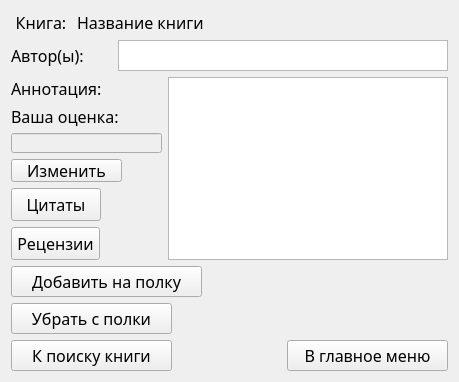
<?xml version="1.0" encoding="UTF-8"?>
<ui version="4.0">
 <class>Book</class>
 <widget class="QWidget" name="Book">
  <property name="geometry">
   <rect>
    <x>0</x>
    <y>0</y>
    <width>459</width>
    <height>382</height>
   </rect>
  </property>
  <property name="windowTitle">
   <string>Form</string>
  </property>
  <layout class="QGridLayout" name="gridLayout">
   <item row="0" column="0">
    <layout class="QVBoxLayout" name="verticalLayout_3">
     <item>
      <layout class="QHBoxLayout" name="horizontalLayout">
       <item>
        <widget class="QLabel" name="label">
         <property name="font">
          <font>
           <family>Segoe Script</family>
           <pointsize>12</pointsize>
          </font>
         </property>
         <property name="text">
          <string>Книга:</string>
         </property>
         <property name="alignment">
          <set>Qt::AlignCenter</set>
         </property>
        </widget>
       </item>
       <item>
        <widget class="QLabel" name="book_name">
         <property name="minimumSize">
          <size>
           <width>371</width>
           <height>20</height>
          </size>
         </property>
         <property name="font">
          <font>
           <family>Segoe Script</family>
           <pointsize>12</pointsize>
          </font>
         </property>
         <property name="text">
          <string>Название книги</string>
         </property>
        </widget>
       </item>
      </layout>
     </item>
     <item>
      <layout class="QHBoxLayout" name="horizontalLayout_2">
       <item>
        <widget class="QLabel" name="label_2">
         <property name="minimumSize">
          <size>
           <width>101</width>
           <height>21</height>
          </size>
         </property>
         <property name="maximumSize">
          <size>
           <width>16777215</width>
           <height>21</height>
          </size>
         </property>
         <property name="font">
          <font>
           <family>Segoe Script</family>
           <pointsize>12</pointsize>
          </font>
         </property>
         <property name="text">
          <string>Автор(ы):</string>
         </property>
        </widget>
       </item>
       <item>
        <widget class="QTextBrowser" name="Authors">
         <property name="enabled">
          <bool>true</bool>
         </property>
         <property name="minimumSize">
          <size>
           <width>321</width>
           <height>31</height>
          </size>
         </property>
         <property name="maximumSize">
          <size>
           <width>16777215</width>
           <height>31</height>
          </size>
         </property>
         <property name="font">
          <font>
           <family>Segoe Script</family>
          </font>
         </property>
         <property name="html">
          <string>&lt;!DOCTYPE HTML PUBLIC &quot;-//W3C//DTD HTML 4.0//EN&quot; &quot;http://www.w3.org/TR/REC-html40/strict.dtd&quot;&gt;
&lt;html&gt;&lt;head&gt;&lt;meta name=&quot;qrichtext&quot; content=&quot;1&quot; /&gt;&lt;style type=&quot;text/css&quot;&gt;
p, li { white-space: pre-wrap; }
&lt;/style&gt;&lt;/head&gt;&lt;body style=&quot; font-family:'Segoe Script'; font-size:8.25pt; font-weight:400; font-style:normal;&quot;&gt;
&lt;p style=&quot;-qt-paragraph-type:empty; margin-top:0px; margin-bottom:0px; margin-left:0px; margin-right:0px; -qt-block-indent:0; text-indent:0px; font-family:'MS Shell Dlg 2';&quot;&gt;&lt;br /&gt;&lt;/p&gt;&lt;/body&gt;&lt;/html&gt;</string>
         </property>
        </widget>
       </item>
      </layout>
     </item>
     <item>
      <layout class="QHBoxLayout" name="horizontalLayout_4">
       <item>
        <layout class="QVBoxLayout" name="verticalLayout_2">
         <item>
          <widget class="QLabel" name="label_3">
           <property name="minimumSize">
            <size>
             <width>121</width>
             <height>16</height>
            </size>
           </property>
           <property name="font">
            <font>
             <family>Segoe Script</family>
             <pointsize>12</pointsize>
            </font>
           </property>
           <property name="text">
            <string>Аннотация:</string>
           </property>
          </widget>
         </item>
         <item>
          <widget class="QLabel" name="label_4">
           <property name="minimumSize">
            <size>
             <width>131</width>
             <height>16</height>
            </size>
           </property>
           <property name="font">
            <font>
             <family>Segoe Script</family>
             <pointsize>12</pointsize>
            </font>
           </property>
           <property name="text">
            <string>Ваша оценка:</string>
           </property>
          </widget>
         </item>
         <item>
          <widget class="QLineEdit" name="EstimateLine">
           <property name="enabled">
            <bool>false</bool>
           </property>
           <property name="minimumSize">
            <size>
             <width>151</width>
             <height>20</height>
            </size>
           </property>
           <property name="maximumSize">
            <size>
             <width>151</width>
             <height>20</height>
            </size>
           </property>
           <property name="font">
            <font>
             <family>Segoe Script</family>
             <pointsize>12</pointsize>
            </font>
           </property>
          </widget>
         </item>
         <item>
          <widget class="QPushButton" name="Chenge_Estimate">
           <property name="minimumSize">
            <size>
             <width>111</width>
             <height>23</height>
            </size>
           </property>
           <property name="maximumSize">
            <size>
             <width>111</width>
             <height>23</height>
            </size>
           </property>
           <property name="font">
            <font>
             <family>Segoe Script</family>
             <pointsize>12</pointsize>
            </font>
           </property>
           <property name="text">
            <string>Изменить</string>
           </property>
          </widget>
         </item>
         <item>
          <widget class="QPushButton" name="Quotations">
           <property name="enabled">
            <bool>true</bool>
           </property>
           <property name="minimumSize">
            <size>
             <width>90</width>
             <height>33</height>
            </size>
           </property>
           <property name="maximumSize">
            <size>
             <width>90</width>
             <height>33</height>
            </size>
           </property>
           <property name="font">
            <font>
             <family>Segoe Script</family>
             <pointsize>12</pointsize>
             <weight>50</weight>
             <italic>false</italic>
             <bold>false</bold>
             <underline>false</underline>
             <strikeout>false</strikeout>
             <kerning>true</kerning>
            </font>
           </property>
           <property name="text">
            <string>Цитаты</string>
           </property>
          </widget>
         </item>
         <item>
          <widget class="QPushButton" name="pushButton">
           <property name="minimumSize">
            <size>
             <width>89</width>
             <height>33</height>
            </size>
           </property>
           <property name="maximumSize">
            <size>
             <width>89</width>
             <height>33</height>
            </size>
           </property>
           <property name="font">
            <font>
             <family>Segoe Script</family>
             <pointsize>12</pointsize>
            </font>
           </property>
           <property name="text">
            <string>Рецензии</string>
           </property>
          </widget>
         </item>
        </layout>
       </item>
       <item>
        <widget class="QTextBrowser" name="Annotation">
         <property name="enabled">
          <bool>true</bool>
         </property>
        </widget>
       </item>
      </layout>
     </item>
     <item>
      <layout class="QVBoxLayout" name="verticalLayout">
       <item>
        <widget class="QPushButton" name="Add_my_book">
         <property name="minimumSize">
          <size>
           <width>191</width>
           <height>31</height>
          </size>
         </property>
         <property name="maximumSize">
          <size>
           <width>191</width>
           <height>31</height>
          </size>
         </property>
         <property name="font">
          <font>
           <family>Segoe Script</family>
           <pointsize>12</pointsize>
          </font>
         </property>
         <property name="text">
          <string>Добавить на полку</string>
         </property>
        </widget>
       </item>
       <item>
        <widget class="QPushButton" name="Del_my_book">
         <property name="minimumSize">
          <size>
           <width>161</width>
           <height>31</height>
          </size>
         </property>
         <property name="maximumSize">
          <size>
           <width>161</width>
           <height>31</height>
          </size>
         </property>
         <property name="font">
          <font>
           <family>Segoe Script</family>
           <pointsize>12</pointsize>
          </font>
         </property>
         <property name="text">
          <string>Убрать с полки</string>
         </property>
        </widget>
       </item>
       <item>
        <layout class="QHBoxLayout" name="horizontalLayout_3">
         <item>
          <widget class="QPushButton" name="back">
           <property name="minimumSize">
            <size>
             <width>161</width>
             <height>31</height>
            </size>
           </property>
           <property name="maximumSize">
            <size>
             <width>161</width>
             <height>31</height>
            </size>
           </property>
           <property name="font">
            <font>
             <family>Segoe Script</family>
             <pointsize>12</pointsize>
            </font>
           </property>
           <property name="text">
            <string>К поиску книги</string>
           </property>
          </widget>
         </item>
         <item>
          <spacer name="horizontalSpacer">
           <property name="orientation">
            <enum>Qt::Horizontal</enum>
           </property>
           <property name="sizeHint" stdset="0">
            <size>
             <width>40</width>
             <height>20</height>
            </size>
           </property>
          </spacer>
         </item>
         <item>
          <widget class="QPushButton" name="back_main_menu">
           <property name="minimumSize">
            <size>
             <width>161</width>
             <height>31</height>
            </size>
           </property>
           <property name="maximumSize">
            <size>
             <width>161</width>
             <height>31</height>
            </size>
           </property>
           <property name="font">
            <font>
             <family>Segoe Script</family>
             <pointsize>12</pointsize>
            </font>
           </property>
           <property name="text">
            <string>В главное меню</string>
           </property>
          </widget>
         </item>
        </layout>
       </item>
      </layout>
     </item>
    </layout>
   </item>
  </layout>
 </widget>
 <resources/>
 <connections/>
</ui>
